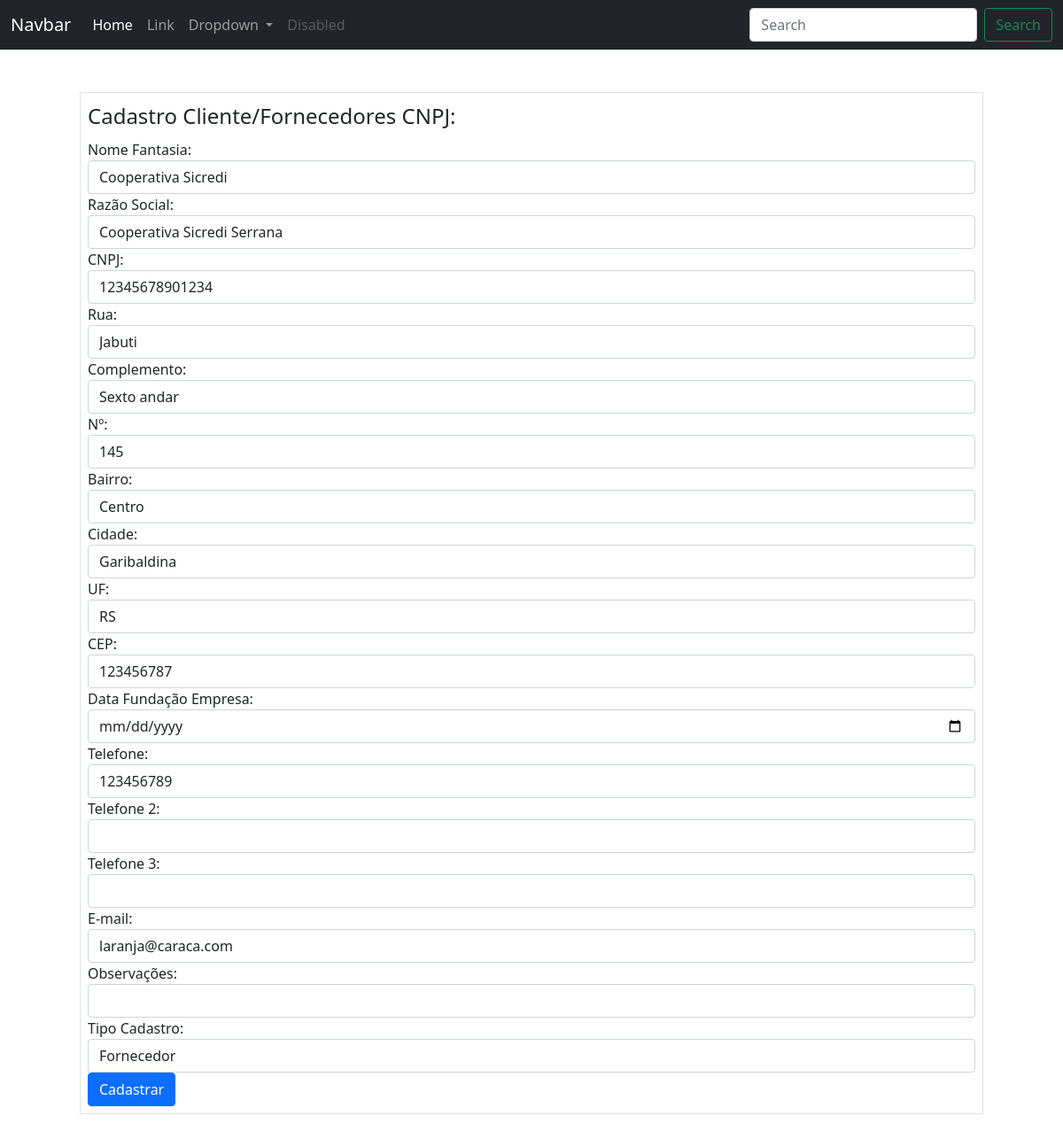
The app's page /clientesfornecedores/cnpj/1/edicao (signed in) with its own data.
### ERP/models.py (models this page shows)
class ClientesFornecedores(database.Model):
    __tablename__ ='clientes_fornecedores'
    id = database.Column(database.Integer, primary_key=True)
    nome_fantasia = database.Column(database.String(500))
    razao_social = database.Column(database.String(500))
    cnpj = database.Column(database.String(20), unique=True)
    rua = database.Column(database.String(100))
    complemento = database.Column(database.String(70))
    nro = database.Column(database.String(20))
    bairro = database.Column(database.String(70))
    cidade = database.Column(database.String(70))
    uf = database.Column(database.String(2))
    cep = database.Column(database.String(15))
    data_fundacao = database.Column(database.Date)
    cpf = database.Column(database.String(20), unique=True)
    nome = database.Column(database.String(100))
    telefone = database.Column(database.String(20))
    telefone2 = database.Column(database.String(20))
    telefone3 = database.Column(database.String(20))
    email = database.Column(database.String(100))
    data_aniversario = database.Column(database.Date)
    obs = database.Column(database.Text)
    data_cadastro = database.Column(database.DateTime, default=datetime.utcnow())
    tipo_cadastro = database.Column(database.Integer, database.ForeignKey('tipos_cadastro.id'), nullable=False)
    id_usuario_cadastro = database.Column(database.Integer, database.ForeignKey('usuarios.id'), nullable=False)

### ERP/routes.py (the view, shortened to what this page needs)
@app.route('/clientesfornecedores/<tipo_emp>/<cliente_fornecedor_id>/edicao', methods=['GET', 'POST'])
@login_required
def edicao_clientes_fornecedores(tipo_emp, cliente_fornecedor_id):
    cliente_fornecedor = ClientesFornecedores.query.get_or_404(cliente_fornecedor_id)
    if tipo_emp == 'cnpj':
        form = FormCadastroCNPJ(obj=cliente_fornecedor)
        form.tipo_cadastro.choices = [(tipo.id, tipo.nome_tipo) for tipo in TiposCadastros.query.all()]
        return render_template('cadastro_cnpj.html', form=form)

### ERP/routes.py (called while the page is built)
@login_manager.user_loader
def load_user(user_id):
    return Usuarios.query.get(int(user_id))

### ERP/templates/cadastro_cnpj.html (shortened to what this page needs)
{% include 'base.html' %}
{% block content %}
    <div class="container">
        <form method='POST' action="" class="border m-5 p-2">
            <legend>Cadastro Cliente/Fornecedores CNPJ:</legend>
            <fieldset>
                <div class="form-group">
                    {{ form.nome_fantasia.label(class="form-control-label") }}
                    {{ form.nome_fantasia(class="form-control") }}
                </div>
                <div class="form-group">
                    {{ form.razao_social.label(class="form-control-label") }}
                    {{ form.razao_social(class="form-control") }}
                </div>
                <div class="form-group">
                    {{ form.cnpj.label(class="form-control-label") }}
                    {% if form.cnpj.errors %}
                        {{ form.cnpj(class="form-control is-invalid") }}
                        <div class="invalid_feedback">
                            {% for erro in form.cnpj.errors %}
                                {{ erro }}
                            {% endfor %}
                        </div>
                        {% else %}
                            {{ form.cnpj(class="form-control") }}
                        {% endif %}
                </div>
                <div class="form-group">
                    {{ form.rua.label(class="form-control-label") }}
                    {{ form.rua(class="form-control") }}
                </div>
                <div class="form-group">
                    {{ form.complemento.label(class="form-control-label") }}
                    {{ form.complemento(class="form-control") }}
                </div>
                <div class="form-group">
                    {{ form.nro.label(class="form-control-label") }}
                    {{ form.nro(class="form-control") }}
                </div>
                <div class="form-group">
                    {{ form.bairro.label(class="form-control-label") }}
                    {{ form.bairro(class="form-control") }}
                </div>
                <div class="form-group">
                    {{ form.cidade.label(class="form-control-label") }}
                    {{ form.cidade(class="form-control") }}
                </div>
                <div class="form-group">
                    {{ form.uf.label(class="form-control-label") }}
                    {{ form.uf(class="form-control") }}
                </div>
                <div class="form-group">
                    {{ form.cep.label(class="form-control-label") }}
                    {{ form.cep(class="form-control") }}
                </div>
                <div class="form-group">
                    {{ form.fundacao.label(class="form-control-label") }}
                    {{ form.fundacao(class="form-control") }}
                </div>
                <div class="form-group">
                    {{ form.telefone.label(class="form-control-label") }}
                    {{ form.telefone(class="form-control") }}
                </div>
                <div class="form-group">
                    {{ form.telefone2.label(class="form-control-label") }}
                    {{ form.telefone2(class="form-control") }}
                </div>
                <div class="form-group">
                    {{ form.telefone3.label(class="form-control-label") }}
                    {{ form.telefone3(class="form-control") }}
                </div>
                <div class="form-group">
                    {{ form.email.label(class="form-control-label") }}
                    {{ form.email(class="form-control") }}
                </div>
                <div class="form-group">
                    {{ form.obs.label(class="form-control-label") }}
                    {{ form.obs(class="form-control") }}
                </div>
                <div class="form-group">
                    {{ form.tipo_cadastro.label(class="form-control-label") }}
                    {{ form.tipo_cadastro(class="form-control") }}
                </div>
                <div class="form-group">
                    {{ form.botao_submit(class="btn btn-primary") }}
                </div>
            </fieldset>
        </form>
    </div>
{% endblock %}

### ERP/templates/base.html (shortened to what this page needs)
<!doctype html>
<html lang="pt-BR">
  <head>
    <link href="https://cdn.jsdelivr.net/npm/bootstrap@5.0.2/dist/css/bootstrap.min.css" rel="stylesheet">
  </head>
  <body>
    {% include 'navbar.html' %}
  </body>
</html>

### ERP/templates/navbar.html (shortened to what this page needs)
<nav class="navbar navbar-expand-lg navbar-dark bg-dark">
  <div class="container-fluid">
    <a class="navbar-brand" href="#">Navbar</a>
    <div class="collapse navbar-collapse" id="navbarSupportedContent">
      <ul class="navbar-nav me-auto mb-2 mb-lg-0">
        <li class="nav-item">
          <a class="nav-link active" aria-current="page" href="#">Home</a>
        </li>
        <li class="nav-item">
          <a class="nav-link" href="#">Link</a>
        </li>
        <li class="nav-item dropdown">
          <a class="nav-link dropdown-toggle" href="#" id="navbarDropdown" role="button" data-bs-toggle="dropdown" aria-expanded="false">
            Dropdown
          </a>
        </li>
        <li class="nav-item">
          <a class="nav-link disabled" href="#" tabindex="-1" aria-disabled="true">Disabled</a>
        </li>
      </ul>
      <form class="d-flex">
        <input class="form-control me-2" type="search" placeholder="Search" aria-label="Search">
        <button class="btn btn-outline-success" type="submit">Search</button>
      </form>
    </div>
  </div>
</nav>

### records on screen
ClientesFornecedores: nome_fantasia "Cooperativa Sicredi", razao_social "Cooperativa Sicredi Serrana", cnpj "12345678901234", rua "Jabuti", complemento "Sexto andar", nro "145", bairro "Centro", cidade "Garibaldina", uf "RS", cep "123456787", telefone "123456789", email "laranja@caraca.com", tipo_cadastro "Fornecedor"
